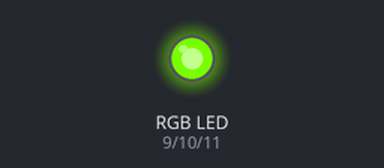
Simulated run of this sketch. Board: Arduino Uno, built with avr-gcc and run on an emulated ATmega328P. Parts: an RGB LED mixed from three pins (HIGH = lit). Dim RGB values are drawn brighter than linear.

Above: at 0.05 s.
At 1.95 s:
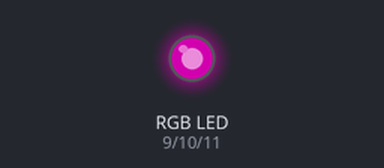
Timing chart, 0 to 6.9 s (numbered marks = the images above):
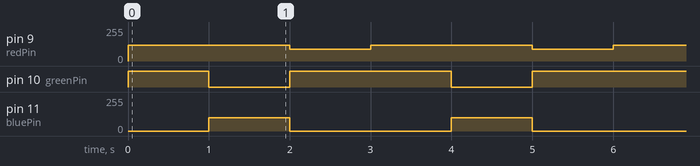

The sketch:

CA_LED_sketch_aug26a.ino
```cpp
const int redPin = 9;
const int greenPin = 10;
const int bluePin = 11;

void setup() {
  // put your setup code here, to run once:
  pinMode(redPin, OUTPUT);
  pinMode(greenPin, OUTPUT);
  pinMode(bluePin, OUTPUT);
}

void loop() {
  // put your main code here, to run repeatedly:
  setColor(135,0,255);
  delay(1000);
  setColor(135,255,155);
  delay(1000);
  setColor(165,0,255);
  delay(1000);
}

void setColor(int red, int green, int blue){
  analogWrite(redPin, 255-red);
  analogWrite(greenPin, 255-green);
  analogWrite(bluePin, 255-blue);
}
```

Measured:
- by itself, pin 9 (redPin): alternates 120/255 for 2.0 s and 90/255 for 1.0 s
- by itself, pin 10 (greenPin): repeats every 3.0 s: LOW 1.0 s, HIGH 2.0 s
- by itself, pin 11 (bluePin): alternates 100/255 for 1.0 s and 0/255 for 2.0 s
